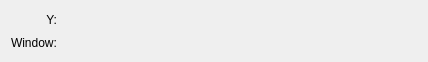
<?xml version="1.0" encoding="UTF-8"?>
<ui version="4.0">
 <class>MovingAverageConfig</class>
 <widget class="QWidget" name="MovingAverageConfig">
  <property name="geometry">
   <rect>
    <x>0</x>
    <y>0</y>
    <width>428</width>
    <height>62</height>
   </rect>
  </property>
  <property name="windowTitle">
   <string>Form</string>
  </property>
  <layout class="QGridLayout" name="gridLayout">
   <item row="0" column="0">
    <widget class="QLabel" name="label">
     <property name="text">
      <string>Y:</string>
     </property>
     <property name="alignment">
      <set>Qt::AlignRight|Qt::AlignTrailing|Qt::AlignVCenter</set>
     </property>
    </widget>
   </item>
   <item row="0" column="1">
    <widget class="Kst::VectorSelector" name="_vector" native="true">
     <property name="sizePolicy">
      <sizepolicy hsizetype="Expanding" vsizetype="Preferred">
       <horstretch>0</horstretch>
       <verstretch>0</verstretch>
      </sizepolicy>
     </property>
    </widget>
   </item>
   <item row="1" column="0">
    <widget class="QLabel" name="label_2">
     <property name="text">
      <string>Window:</string>
     </property>
    </widget>
   </item>
   <item row="1" column="1">
    <widget class="Kst::ScalarSelector" name="_windowSize" native="true"/>
   </item>
  </layout>
 </widget>
 <customwidgets>
  <customwidget>
   <class>Kst::VectorSelector</class>
   <extends>QWidget</extends>
   <header>vectorselector.h</header>
  </customwidget>
  <customwidget>
   <class>Kst::ScalarSelector</class>
   <extends>QWidget</extends>
   <header>scalarselector.h</header>
  </customwidget>
 </customwidgets>
 <resources/>
 <connections/>
</ui>
